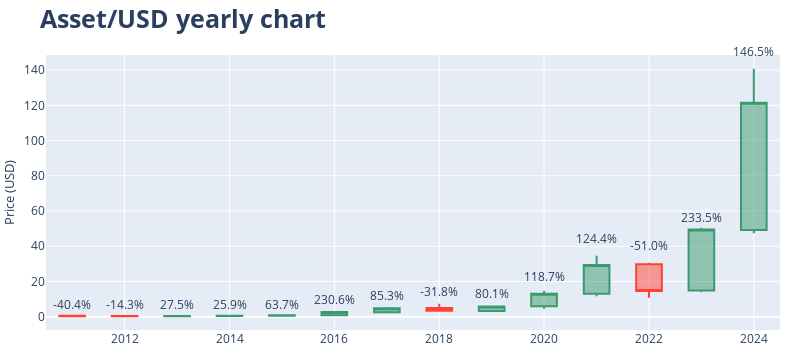

The code cell stored with this chart in its notebook:
### Markdown cell above
# Interactive candlestick chart with Plotly

### Code cell
candlestick = go.Candlestick(
                    x     = pd.to_datetime(df_plot.index, format='%Y'),
                    open  = df_plot.open,
                    close = df_plot.close,
                    low   = df_plot.low,
                    high  = df_plot.high
                    )

fig = go.Figure(data=[candlestick])

fig.update_layout(
    width       = 800,
    height      = 350,
    title       = dict(text='<b>Asset/USD yearly chart</b>', font=dict(size=25)),
    yaxis_title = dict(text='Price (USD)', font=dict(size=13)),
    margin      = dict(l=0, r=20, t=55, b=20),
    xaxis_rangeslider_visible = False,
    annotations = annotations_list
    )

### Figure 1 — Plotly figure (JSON) as saved in the notebook; plotly's stock layout.template omitted (floating-point values rounded to 4 significant figures)
{"data": [{"close": [0.3465, 0.3065, 0.4005, 0.5013, 0.824, 2.668, 4.838, 3.338, 5.883, 13.06, 29.41, 14.61, 49.52, 121.4], "high": [0.6543, 0.4225, 0.408, 0.5312, 0.8485, 2.998, 5.467, 7.319, 6.045, 14.73, 34.65, 30.71, 50.55, 140.8], "low": [0.2867, 0.2788, 0.2977, 0.383, 0.4735, 0.6187, 2.379, 3.112, 3.192, 4.517, 11.57, 10.81, 14.03, 47.32], "open": [0.581, 0.3575, 0.314, 0.398, 0.5033, 0.8073, 2.61, 4.894, 3.266, 5.969, 13.1, 29.82, 14.85, 49.24], "type": "candlestick", "x": ["2011-01-01T00:00:00", "2012-01-01T00:00:00", "2013-01-01T00:00:00", "2014-01-01T00:00:00", "2015-01-01T00:00:00", "2016-01-01T00:00:00", "2017-01-01T00:00:00", "2018-01-01T00:00:00", "2019-01-01T00:00:00", "2020-01-01T00:00:00", "2021-01-01T00:00:00", "2022-01-01T00:00:00", "2023-01-01T00:00:00", "2024-01-01T00:00:00"]}], "layout": {"annotations": [{"showarrow": false, "text": "-40.4%", "x": "2011-01-01T00:00:00", "xanchor": "center", "xref": "x", "y": 0.05465, "yref": "paper"}, {"showarrow": false, "text": "-14.3%", "x": "2012-01-01T00:00:00", "xanchor": "center", "xref": "x", "y": 0.053, "yref": "paper"}, {"showarrow": false, "text": "27.5%", "x": "2013-01-01T00:00:00", "xanchor": "center", "xref": "x", "y": 0.0529, "yref": "paper"}, {"showarrow": false, "text": "25.9%", "x": "2014-01-01T00:00:00", "xanchor": "center", "xref": "x", "y": 0.05377, "yref": "paper"}, {"showarrow": false, "text": "63.7%", "x": "2015-01-01T00:00:00", "xanchor": "center", "xref": "x", "y": 0.05603, "yref": "paper"}, {"showarrow": false, "text": "230.6%", "x": "2016-01-01T00:00:00", "xanchor": "center", "xref": "x", "y": 0.0713, "yref": "paper"}, {"showarrow": false, "text": "85.3%", "x": "2017-01-01T00:00:00", "xanchor": "center", "xref": "x", "y": 0.08884, "yref": "paper"}, {"showarrow": false, "text": "-31.8%", "x": "2018-01-01T00:00:00", "xanchor": "center", "xref": "x", "y": 0.102, "yref": "paper"}, {"showarrow": false, "text": "80.1%", "x": "2019-01-01T00:00:00", "xanchor": "center", "xref": "x", "y": 0.09295, "yref": "paper"}, {"showarrow": false, "text": "118.7%", "x": "2020-01-01T00:00:00", "xanchor": "center", "xref": "x", "y": 0.1546, "yref": "paper"}, {"showarrow": false, "text": "124.4%", "x": "2021-01-01T00:00:00", "xanchor": "center", "xref": "x", "y": 0.2961, "yref": "paper"}, {"showarrow": false, "text": "-51.0%", "x": "2022-01-01T00:00:00", "xanchor": "center", "xref": "x", "y": 0.2682, "yref": "paper"}, {"showarrow": false, "text": "233.5%", "x": "2023-01-01T00:00:00", "xanchor": "center", "xref": "x", "y": 0.4091, "yref": "paper"}, {"showarrow": false, "text": "146.5%", "x": "2024-01-01T00:00:00", "xanchor": "center", "xref": "x", "y": 1.05, "yref": "paper"}], "height": 350, "margin": {"b": 20, "l": 0, "r": 20, "t": 55}, "title": {"font": {"size": 25}, "text": "<b>Asset/USD yearly chart</b>"}, "width": 800, "xaxis": {"autorange": true, "range": ["2010-07-02 12:00", "2024-07-01 12:00"], "rangeslider": {"visible": false, "yaxis": {}}, "type": "date"}, "yaxis": {"autorange": true, "range": [-7.526, 148.6], "title": {"font": {"size": 13}, "text": "Price (USD)"}}}}
